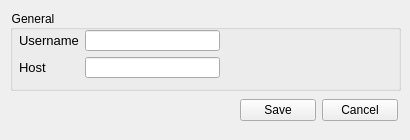
<?xml version="1.0" encoding="UTF-8"?>
<ui version="4.0">
 <class>Dialog</class>
 <widget class="QDialog" name="Dialog">
  <property name="geometry">
   <rect>
    <x>0</x>
    <y>0</y>
    <width>410</width>
    <height>140</height>
   </rect>
  </property>
  <property name="minimumSize">
   <size>
    <width>410</width>
    <height>140</height>
   </size>
  </property>
  <property name="maximumSize">
   <size>
    <width>410</width>
    <height>140</height>
   </size>
  </property>
  <property name="windowTitle">
   <string>Settings</string>
  </property>
  <property name="windowIcon">
   <iconset resource="res.qrc">
    <normaloff>:/menuBar/icons/settings.png</normaloff>:/menuBar/icons/settings.png</iconset>
  </property>
  <widget class="QGroupBox" name="generalBox">
   <property name="geometry">
    <rect>
     <x>10</x>
     <y>10</y>
     <width>391</width>
     <height>81</height>
    </rect>
   </property>
   <property name="styleSheet">
    <string notr="true">QGroupBox {
font-size: 12px;
}
QLabel {
font-size: 13px;
}</string>
   </property>
   <property name="title">
    <string>General</string>
   </property>
   <widget class="QWidget" name="formLayoutWidget">
    <property name="geometry">
     <rect>
      <x>9</x>
      <y>20</y>
      <width>201</width>
      <height>48</height>
     </rect>
    </property>
    <layout class="QFormLayout" name="generalForm">
     <item row="0" column="0">
      <widget class="QLabel" name="usernameLabel">
       <property name="styleSheet">
        <string notr="true"/>
       </property>
       <property name="text">
        <string>Username</string>
       </property>
      </widget>
     </item>
     <item row="0" column="1">
      <widget class="QLineEdit" name="usernameLine">
       <property name="contextMenuPolicy">
        <enum>Qt::NoContextMenu</enum>
       </property>
       <property name="acceptDrops">
        <bool>false</bool>
       </property>
       <property name="inputMethodHints">
        <set>Qt::ImhLatinOnly</set>
       </property>
       <property name="maxLength">
        <number>13</number>
       </property>
       <property name="placeholderText">
        <string/>
       </property>
       <property name="clearButtonEnabled">
        <bool>false</bool>
       </property>
      </widget>
     </item>
     <item row="1" column="0">
      <widget class="QLabel" name="hostLabel">
       <property name="styleSheet">
        <string notr="true"/>
       </property>
       <property name="text">
        <string>Host</string>
       </property>
      </widget>
     </item>
     <item row="1" column="1">
      <widget class="QLineEdit" name="hostLine">
       <property name="acceptDrops">
        <bool>false</bool>
       </property>
       <property name="inputMethodHints">
        <set>Qt::ImhLatinOnly</set>
       </property>
       <property name="text">
        <string/>
       </property>
       <property name="maxLength">
        <number>16</number>
       </property>
      </widget>
     </item>
    </layout>
   </widget>
   <widget class="QPushButton" name="loading_icon">
    <property name="geometry">
     <rect>
      <x>220</x>
      <y>13</y>
      <width>56</width>
      <height>56</height>
     </rect>
    </property>
    <property name="styleSheet">
     <string notr="true">QPushButton {
background-color: None;
border: none;
}
QPushButton:hover {
background-color: None;
}</string>
    </property>
    <property name="text">
     <string/>
    </property>
    <property name="icon">
     <iconset resource="res.qrc">
      <normaloff>:/icons/icons/loading.png</normaloff>:/icons/icons/loading.png</iconset>
    </property>
    <property name="iconSize">
     <size>
      <width>64</width>
      <height>64</height>
     </size>
    </property>
   </widget>
  </widget>
  <widget class="QWidget" name="horizontalLayoutWidget">
   <property name="geometry">
    <rect>
     <x>240</x>
     <y>90</y>
     <width>158</width>
     <height>41</height>
    </rect>
   </property>
   <layout class="QHBoxLayout" name="saveLayout">
    <item>
     <widget class="QPushButton" name="saveButton">
      <property name="text">
       <string>Save</string>
      </property>
     </widget>
    </item>
    <item>
     <widget class="QPushButton" name="cancelButton">
      <property name="text">
       <string>Cancel</string>
      </property>
     </widget>
    </item>
   </layout>
  </widget>
 </widget>
 <resources>
  <include location="res.qrc"/>
 </resources>
 <connections/>
</ui>
